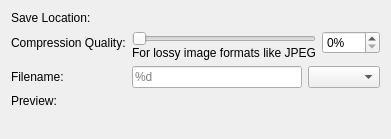
<?xml version="1.0" encoding="UTF-8"?>
<ui version="4.0">
 <class>ImageSaveOptions</class>
 <widget class="QWidget" name="ImageSaveOptions">
  <layout class="QFormLayout" name="formLayout">
   <item row="1" column="0">
    <widget class="QLabel" name="saveLocationLabel">
     <property name="text">
      <string>Save Location:</string>
     </property>
     <property name="buddy">
      <cstring>kcfg_imageSaveLocation</cstring>
     </property>
    </widget>
   </item>
   <item row="1" column="1">
    <widget class="KUrlRequester" name="kcfg_imageSaveLocation">
     <property name="mode">
      <set>KFile::Directory|KFile::LocalOnly</set>
     </property>
    </widget>
   </item>
   <item row="2" column="0">
    <widget class="QLabel" name="qualityLabel">
     <property name="text">
      <string>Compression Quality:</string>
     </property>
     <property name="buddy">
      <cstring>qualitySpinner</cstring>
     </property>
    </widget>
   </item>
   <item row="2" column="1">
    <layout class="QHBoxLayout" name="qualityHLayout">
     <item>
      <layout class="QVBoxLayout" name="qualityVLayout">
       <property name="spacing">
        <number>0</number>
       </property>
       <item>
        <widget class="QSlider" name="kcfg_imageCompressionQuality">
         <property name="maximum">
          <number>100</number>
         </property>
         <property name="orientation">
          <enum>Qt::Horizontal</enum>
         </property>
        </widget>
       </item>
       <item alignment="Qt::AlignTop">
        <widget class="QLabel" name="imageCompressionQualityHelpLable">
         <property name="text">
          <string>For lossy image formats like JPEG</string>
         </property>
        </widget>
       </item>
      </layout>
     </item>
     <item alignment="Qt::AlignTop">
      <widget class="QSpinBox" name="qualitySpinner">
       <property name="suffix">
        <string>%</string>
       </property>
       <property name="maximum">
        <number>100</number>
       </property>
      </widget>
     </item>
    </layout>
   </item>
   <item row="3" column="0">
    <widget class="QLabel" name="filenameLabel">
     <property name="text">
      <string>Filename:</string>
     </property>
     <property name="buddy">
      <cstring>kcfg_imageFilenameTemplate</cstring>
     </property>
    </widget>
   </item>
   <item row="3" column="1">
    <layout class="QHBoxLayout" name="saveLayout">
     <item>
      <widget class="QLineEdit" name="kcfg_imageFilenameTemplate">
       <property name="placeholderText">
        <string notr="true">%d</string>
       </property>
      </widget>
     </item>
     <item>
      <widget class="QComboBox" name="kcfg_preferredImageFormat">
       <property name="kcfg_property" stdset="0">
        <!-- This is not a user-visible string but a property name. Don't translate it. -->
        <string notr="true">currentText</string>
       </property>
      </widget>
     </item>
    </layout>
   </item>
   <item row="5" column="0">
    <widget class="QLabel" name="PreviewLabel">
     <property name="text">
      <string comment="Preview of the user configured filename">Preview:</string>
     </property>
    </widget>
   </item>
   <item row="5" column="1">
    <widget class="QLabel" name="preview">
     <property name="text">
      <string/>
     </property>
    </widget>
   </item>
   <item row="6" column="1">
    <widget class="QLabel" name="captureInstructionLabel">
     <property name="text">
      <string/>
     </property>
     <property name="textFormat">
      <enum>Qt::RichText</enum>
     </property>
     <property name="wordWrap">
      <bool>true</bool>
     </property>
    </widget>
   </item>
  </layout>
 </widget>
 <customwidgets>
  <customwidget>
   <class>KUrlRequester</class>
   <extends>QWidget</extends>
   <header>kurlrequester.h</header>
  </customwidget>
 </customwidgets>
 <resources/>
 <connections>
  <connection>
   <sender>kcfg_imageCompressionQuality</sender>
   <signal>valueChanged(int)</signal>
   <receiver>qualitySpinner</receiver>
   <slot>setValue(int)</slot>
   <hints>
    <hint type="sourcelabel">
     <x>20</x>
     <y>20</y>
    </hint>
    <hint type="destinationlabel">
     <x>20</x>
     <y>20</y>
    </hint>
   </hints>
  </connection>
  <connection>
   <sender>qualitySpinner</sender>
   <signal>valueChanged(int)</signal>
   <receiver>kcfg_imageCompressionQuality</receiver>
   <slot>setValue(int)</slot>
   <hints>
    <hint type="sourcelabel">
     <x>20</x>
     <y>20</y>
    </hint>
    <hint type="destinationlabel">
     <x>20</x>
     <y>20</y>
    </hint>
   </hints>
  </connection>
 </connections>
</ui>
